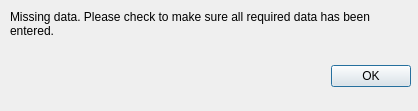
<?xml version="1.0" encoding="UTF-8"?>
<ui version="4.0">
 <class>MissingDataDialog</class>
 <widget class="QDialog" name="MissingDataDialog">
  <property name="windowModality">
   <enum>Qt::ApplicationModal</enum>
  </property>
  <property name="geometry">
   <rect>
    <x>0</x>
    <y>0</y>
    <width>418</width>
    <height>111</height>
   </rect>
  </property>
  <property name="windowTitle">
   <string>Missing Data</string>
  </property>
  <widget class="QDialogButtonBox" name="buttonBox">
   <property name="geometry">
    <rect>
     <x>30</x>
     <y>51</y>
     <width>381</width>
     <height>51</height>
    </rect>
   </property>
   <property name="orientation">
    <enum>Qt::Horizontal</enum>
   </property>
   <property name="standardButtons">
    <set>QDialogButtonBox::Ok</set>
   </property>
  </widget>
  <widget class="QLabel" name="label">
   <property name="geometry">
    <rect>
     <x>10</x>
     <y>10</y>
     <width>401</width>
     <height>51</height>
    </rect>
   </property>
   <property name="font">
    <font>
     <pointsize>9</pointsize>
    </font>
   </property>
   <property name="text">
    <string>Missing data. Please check to make sure all required data has been entered.</string>
   </property>
   <property name="alignment">
    <set>Qt::AlignLeading|Qt::AlignLeft|Qt::AlignTop</set>
   </property>
   <property name="wordWrap">
    <bool>true</bool>
   </property>
  </widget>
 </widget>
 <resources/>
 <connections>
  <connection>
   <sender>buttonBox</sender>
   <signal>accepted()</signal>
   <receiver>MissingDataDialog</receiver>
   <slot>accept()</slot>
   <hints>
    <hint type="sourcelabel">
     <x>248</x>
     <y>254</y>
    </hint>
    <hint type="destinationlabel">
     <x>157</x>
     <y>274</y>
    </hint>
   </hints>
  </connection>
  <connection>
   <sender>buttonBox</sender>
   <signal>rejected()</signal>
   <receiver>MissingDataDialog</receiver>
   <slot>reject()</slot>
   <hints>
    <hint type="sourcelabel">
     <x>316</x>
     <y>260</y>
    </hint>
    <hint type="destinationlabel">
     <x>286</x>
     <y>274</y>
    </hint>
   </hints>
  </connection>
 </connections>
</ui>
